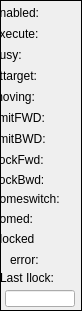
  <widget class="caFrame" name="StatusFrame">
   <property name="geometry">
    <rect>
     <x>232</x>
     <y>8</y>
     <width>82</width>
     <height>311</height>
    </rect>
   </property>
   <property name="minimumSize">
    <size>
     <width>0</width>
     <height>20</height>
    </size>
   </property>
   <property name="frameShape">
    <enum>QFrame::Box</enum>
   </property>
   <widget class="caLabel" name="calabel_65">
    <property name="geometry">
     <rect>
      <x>-7</x>
      <y>130</y>
      <width>69</width>
      <height>18</height>
     </rect>
    </property>
    <property name="minimumSize">
     <size>
      <width>69</width>
      <height>18</height>
     </size>
    </property>
    <property name="text">
     <string>limitBWD:</string>
    </property>
   </widget>
   <widget class="caLabel" name="calabel_56">
    <property name="geometry">
     <rect>
      <x>-7</x>
      <y>25</y>
      <width>69</width>
      <height>18</height>
     </rect>
    </property>
    <property name="minimumSize">
     <size>
      <width>69</width>
      <height>18</height>
     </size>
    </property>
    <property name="text">
     <string>execute:</string>
    </property>
   </widget>
   <widget class="caLabel" name="calabel_52">
    <property name="geometry">
     <rect>
      <x>-7</x>
      <y>4</y>
      <width>69</width>
      <height>18</height>
     </rect>
    </property>
    <property name="minimumSize">
     <size>
      <width>69</width>
      <height>18</height>
     </size>
    </property>
    <property name="text">
     <string>enabled:</string>
    </property>
   </widget>
   <widget class="caLed" name="caled_25">
    <property name="geometry">
     <rect>
      <x>65</x>
      <y>46</y>
      <width>14</width>
      <height>18</height>
     </rect>
    </property>
    <property name="rectangular">
     <bool>true</bool>
    </property>
    <property name="gradientEnabled">
     <bool>false</bool>
    </property>
    <property name="ledWidth">
     <number>12</number>
    </property>
    <property name="ledHeight">
     <number>12</number>
    </property>
    <property name="channel" stdset="0">
     <string notr="true">$(DEV):$(Axis)-Busy</string>
    </property>
    <property name="falseColor">
     <color>
      <red>0</red>
      <green>85</green>
      <blue>0</blue>
     </color>
    </property>
    <property name="trueColor">
     <color>
      <red>170</red>
      <green>0</green>
      <blue>0</blue>
     </color>
    </property>
   </widget>
   <widget class="caLed" name="caled_30">
    <property name="geometry">
     <rect>
      <x>65</x>
      <y>190</y>
      <width>14</width>
      <height>18</height>
     </rect>
    </property>
    <property name="rectangular">
     <bool>true</bool>
    </property>
    <property name="gradientEnabled">
     <bool>false</bool>
    </property>
    <property name="ledWidth">
     <number>12</number>
    </property>
    <property name="ledHeight">
     <number>12</number>
    </property>
    <property name="channel" stdset="0">
     <string notr="true">$(DEV):$(Axis)-HomeSwitch</string>
    </property>
    <property name="falseColor">
     <color>
      <red>0</red>
      <green>0</green>
      <blue>127</blue>
     </color>
    </property>
    <property name="trueColor">
     <color>
      <red>0</red>
      <green>85</green>
      <blue>0</blue>
     </color>
    </property>
   </widget>
   <widget class="caLed" name="caled_33">
    <property name="geometry">
     <rect>
      <x>65</x>
      <y>88</y>
      <width>14</width>
      <height>18</height>
     </rect>
    </property>
    <property name="rectangular">
     <bool>true</bool>
    </property>
    <property name="gradientEnabled">
     <bool>false</bool>
    </property>
    <property name="ledWidth">
     <number>12</number>
    </property>
    <property name="ledHeight">
     <number>12</number>
    </property>
    <property name="channel" stdset="0">
     <string notr="true">$(DEV):$(Axis)-Moving</string>
    </property>
    <property name="falseColor">
     <color>
      <red>160</red>
      <green>160</green>
      <blue>160</blue>
     </color>
    </property>
    <property name="trueColor">
     <color>
      <red>0</red>
      <green>0</green>
      <blue>127</blue>
     </color>
    </property>
   </widget>
   <widget class="caLed" name="caled_27">
    <property name="geometry">
     <rect>
      <x>65</x>
      <y>130</y>
      <width>14</width>
      <height>18</height>
     </rect>
    </property>
    <property name="rectangular">
     <bool>true</bool>
    </property>
    <property name="gradientEnabled">
     <bool>false</bool>
    </property>
    <property name="ledWidth">
     <number>12</number>
    </property>
    <property name="ledHeight">
     <number>12</number>
    </property>
    <property name="channel" stdset="0">
     <string notr="true">$(DEV):$(Axis)-LimBwd</string>
    </property>
    <property name="falseColor">
     <color>
      <red>255</red>
      <green>85</green>
      <blue>0</blue>
     </color>
    </property>
    <property name="trueColor">
     <color>
      <red>0</red>
      <green>85</green>
      <blue>0</blue>
     </color>
    </property>
   </widget>
   <widget class="caLabel" name="calabel_66">
    <property name="geometry">
     <rect>
      <x>-7</x>
      <y>190</y>
      <width>69</width>
      <height>18</height>
     </rect>
    </property>
    <property name="minimumSize">
     <size>
      <width>69</width>
      <height>18</height>
     </size>
    </property>
    <property name="text">
     <string>homeswitch:</string>
    </property>
   </widget>
   <widget class="caLabel" name="calabel_53">
    <property name="geometry">
     <rect>
      <x>-7</x>
      <y>88</y>
      <width>69</width>
      <height>18</height>
     </rect>
    </property>
    <property name="minimumSize">
     <size>
      <width>69</width>
      <height>18</height>
     </size>
    </property>
    <property name="text">
     <string>moving:</string>
    </property>
   </widget>
   <widget class="caLed" name="caled_29">
    <property name="geometry">
     <rect>
      <x>65</x>
      <y>67</y>
      <width>14</width>
      <height>18</height>
     </rect>
    </property>
    <property name="rectangular">
     <bool>true</bool>
    </property>
    <property name="gradientEnabled">
     <bool>false</bool>
    </property>
    <property name="ledWidth">
     <number>12</number>
    </property>
    <property name="ledHeight">
     <number>12</number>
    </property>
    <property name="channel" stdset="0">
     <string notr="true">$(DEV):$(Axis)-AtTarget</string>
    </property>
    <property name="falseColor">
     <color>
      <red>160</red>
      <green>160</green>
      <blue>160</blue>
     </color>
    </property>
    <property name="trueColor">
     <color>
      <red>0</red>
      <green>85</green>
      <blue>0</blue>
     </color>
    </property>
   </widget>
   <widget class="caLed" name="caled_24">
    <property name="geometry">
     <rect>
      <x>65</x>
      <y>25</y>
      <width>14</width>
      <height>18</height>
     </rect>
    </property>
    <property name="rectangular">
     <bool>true</bool>
    </property>
    <property name="gradientEnabled">
     <bool>false</bool>
    </property>
    <property name="ledWidth">
     <number>12</number>
    </property>
    <property name="ledHeight">
     <number>12</number>
    </property>
    <property name="channel" stdset="0">
     <string notr="true">$(DEV):$(Axis)-ExeCmd-RB</string>
    </property>
    <property name="falseColor">
     <color>
      <red>160</red>
      <green>160</green>
      <blue>160</blue>
     </color>
    </property>
    <property name="trueColor">
     <color>
      <red>0</red>
      <green>0</green>
      <blue>127</blue>
     </color>
    </property>
   </widget>
   <widget class="caLabel" name="calabel_51">
    <property name="geometry">
     <rect>
      <x>-7</x>
      <y>67</y>
      <width>69</width>
      <height>18</height>
     </rect>
    </property>
    <property name="minimumSize">
     <size>
      <width>69</width>
      <height>18</height>
     </size>
    </property>
    <property name="text">
     <string>attarget:</string>
    </property>
   </widget>
   <widget class="caLabel" name="calabel_55">
    <property name="geometry">
     <rect>
      <x>-7</x>
      <y>46</y>
      <width>69</width>
      <height>18</height>
     </rect>
    </property>
    <property name="minimumSize">
     <size>
      <width>69</width>
      <height>18</height>
     </size>
    </property>
    <property name="text">
     <string>busy:</string>
    </property>
   </widget>
   <widget class="caLed" name="caled_32">
    <property name="geometry">
     <rect>
      <x>65</x>
      <y>109</y>
      <width>14</width>
      <height>18</height>
     </rect>
    </property>
    <property name="rectangular">
     <bool>true</bool>
    </property>
    <property name="gradientEnabled">
     <bool>false</bool>
    </property>
    <property name="ledWidth">
     <number>12</number>
    </property>
    <property name="ledHeight">
     <number>12</number>
    </property>
    <property name="channel" stdset="0">
     <string notr="true">$(DEV):$(Axis)-LimFwd</string>
    </property>
    <property name="falseColor">
     <color>
      <red>255</red>
      <green>85</green>
      <blue>0</blue>
     </color>
    </property>
    <property name="trueColor">
     <color>
      <red>0</red>
      <green>85</green>
      <blue>0</blue>
     </color>
    </property>
   </widget>
   <widget class="caLed" name="caled_31">
    <property name="geometry">
     <rect>
      <x>65</x>
      <y>210</y>
      <width>14</width>
      <height>18</height>
     </rect>
    </property>
    <property name="rectangular">
     <bool>true</bool>
    </property>
    <property name="gradientEnabled">
     <bool>false</bool>
    </property>
    <property name="ledWidth">
     <number>12</number>
    </property>
    <property name="ledHeight">
     <number>12</number>
    </property>
    <property name="channel" stdset="0">
     <string notr="true">$(DEV):$(Axis)-Homed</string>
    </property>
    <property name="falseColor">
     <color>
      <red>160</red>
      <green>160</green>
      <blue>160</blue>
     </color>
    </property>
    <property name="trueColor">
     <color>
      <red>0</red>
      <green>85</green>
      <blue>0</blue>
     </color>
    </property>
   </widget>
   <widget class="caLabel" name="calabel_54">
    <property name="geometry">
     <rect>
      <x>-7</x>
      <y>210</y>
      <width>69</width>
      <height>18</height>
     </rect>
    </property>
    <property name="minimumSize">
     <size>
      <width>69</width>
      <height>18</height>
     </size>
    </property>
    <property name="text">
     <string>homed:</string>
    </property>
   </widget>
   <widget class="caLabel" name="calabel_49">
    <property name="geometry">
     <rect>
      <x>-7</x>
      <y>109</y>
      <width>69</width>
      <height>18</height>
     </rect>
    </property>
    <property name="minimumSize">
     <size>
      <width>69</width>
      <height>18</height>
     </size>
    </property>
    <property name="text">
     <string>limitFWD:</string>
    </property>
   </widget>
   <widget class="caLed" name="caled_26">
    <property name="geometry">
     <rect>
      <x>65</x>
      <y>4</y>
      <width>14</width>
      <height>18</height>
     </rect>
    </property>
    <property name="rectangular">
     <bool>true</bool>
    </property>
    <property name="gradientEnabled">
     <bool>false</bool>
    </property>
    <property name="ledWidth">
     <number>12</number>
    </property>
    <property name="ledHeight">
     <number>12</number>
    </property>
    <property name="channel" stdset="0">
     <string notr="true">$(DEV):$(Axis)-EnaAct</string>
    </property>
    <property name="falseColor">
     <color>
      <red>160</red>
      <green>160</green>
      <blue>160</blue>
     </color>
    </property>
    <property name="trueColor">
     <color>
      <red>0</red>
      <green>85</green>
      <blue>0</blue>
     </color>
    </property>
   </widget>
   <widget class="caLabel" name="calabel_68">
    <property name="geometry">
     <rect>
      <x>-7</x>
      <y>150</y>
      <width>69</width>
      <height>20</height>
     </rect>
    </property>
    <property name="minimumSize">
     <size>
      <width>69</width>
      <height>18</height>
     </size>
    </property>
    <property name="text">
     <string>IlockFwd:</string>
    </property>
   </widget>
   <widget class="caLed" name="caled_35">
    <property name="geometry">
     <rect>
      <x>65</x>
      <y>150</y>
      <width>14</width>
      <height>18</height>
     </rect>
    </property>
    <property name="rectangular">
     <bool>true</bool>
    </property>
    <property name="gradientEnabled">
     <bool>false</bool>
    </property>
    <property name="ledWidth">
     <number>12</number>
    </property>
    <property name="ledHeight">
     <number>12</number>
    </property>
    <property name="channel" stdset="0">
     <string notr="true">$(DEV):$(Axis)-SumIlockFwd</string>
    </property>
    <property name="falseColor">
     <color>
      <red>0</red>
      <green>85</green>
      <blue>0</blue>
     </color>
    </property>
    <property name="trueColor">
     <color>
      <red>255</red>
      <green>0</green>
      <blue>0</blue>
     </color>
    </property>
    <property name="undefinedColor">
     <color>
      <red>255</red>
      <green>0</green>
      <blue>0</blue>
     </color>
    </property>
   </widget>
   <widget class="caLabel" name="calabel_69">
    <property name="geometry">
     <rect>
      <x>-7</x>
      <y>170</y>
      <width>69</width>
      <height>20</height>
     </rect>
    </property>
    <property name="minimumSize">
     <size>
      <width>69</width>
      <height>18</height>
     </size>
    </property>
    <property name="text">
     <string>IlockBwd:</string>
    </property>
   </widget>
   <widget class="caLed" name="caled_36">
    <property name="geometry">
     <rect>
      <x>65</x>
      <y>170</y>
      <width>14</width>
      <height>18</height>
     </rect>
    </property>
    <property name="rectangular">
     <bool>true</bool>
    </property>
    <property name="gradientEnabled">
     <bool>false</bool>
    </property>
    <property name="ledWidth">
     <number>12</number>
    </property>
    <property name="ledHeight">
     <number>12</number>
    </property>
    <property name="channel" stdset="0">
     <string notr="true">$(DEV):$(Axis)-SumIlockBwd</string>
    </property>
    <property name="falseColor">
     <color>
      <red>0</red>
      <green>85</green>
      <blue>0</blue>
     </color>
    </property>
    <property name="trueColor">
     <color>
      <red>255</red>
      <green>0</green>
      <blue>0</blue>
     </color>
    </property>
    <property name="undefinedColor">
     <color>
      <red>255</red>
      <green>0</green>
      <blue>0</blue>
     </color>
    </property>
   </widget>
   <widget class="caLed" name="caled_15">
    <property name="geometry">
     <rect>
      <x>64</x>
      <y>252</y>
      <width>16</width>
      <height>16</height>
     </rect>
    </property>
    <property name="rectangular">
     <bool>true</bool>
    </property>
    <property name="gradientEnabled">
     <bool>false</bool>
    </property>
    <property name="ledWidth">
     <number>12</number>
    </property>
    <property name="ledHeight">
     <number>12</number>
    </property>
    <property name="channel" stdset="0">
     <string notr="true">$(DEV):$(Axis)-ErrId</string>
    </property>
    <property name="falseColor">
     <color>
      <red>0</red>
      <green>85</green>
      <blue>0</blue>
     </color>
    </property>
    <property name="trueColor">
     <color>
      <red>0</red>
      <green>0</green>
      <blue>0</blue>
     </color>
    </property>
    <property name="undefinedColor">
     <color>
      <red>255</red>
      <green>0</green>
      <blue>0</blue>
     </color>
    </property>
    <property name="trueValue">
     <string notr="true"/>
    </property>
    <property name="falseValue">
     <string notr="true">0</string>
    </property>
   </widget>
   <widget class="caLabel" name="calabel_21">
    <property name="geometry">
     <rect>
      <x>10</x>
      <y>250</y>
      <width>51</width>
      <height>20</height>
     </rect>
    </property>
    <property name="maximumSize">
     <size>
      <width>16777215</width>
      <height>22</height>
     </size>
    </property>
    <property name="text">
     <string>error:</string>
    </property>
   </widget>
   <widget class="caLed" name="caled_28">
    <property name="geometry">
     <rect>
      <x>65</x>
      <y>230</y>
      <width>14</width>
      <height>18</height>
     </rect>
    </property>
    <property name="rectangular">
     <bool>true</bool>
    </property>
    <property name="gradientEnabled">
     <bool>false</bool>
    </property>
    <property name="ledWidth">
     <number>12</number>
    </property>
    <property name="ledHeight">
     <number>12</number>
    </property>
    <property name="channel" stdset="0">
     <string notr="true">$(DEV):$(Axis)-Blocked</string>
    </property>
    <property name="falseColor">
     <color>
      <red>0</red>
      <green>85</green>
      <blue>0</blue>
     </color>
    </property>
    <property name="trueColor">
     <color>
      <red>170</red>
      <green>0</green>
      <blue>0</blue>
     </color>
    </property>
   </widget>
   <widget class="caLabel" name="calabel_57">
    <property name="geometry">
     <rect>
      <x>-7</x>
      <y>230</y>
      <width>69</width>
      <height>18</height>
     </rect>
    </property>
    <property name="minimumSize">
     <size>
      <width>69</width>
      <height>18</height>
     </size>
    </property>
    <property name="text">
     <string>blocked</string>
    </property>
   </widget>
   <widget class="caLabel" name="calabel_67">
    <property name="geometry">
     <rect>
      <x>0</x>
      <y>270</y>
      <width>56</width>
      <height>16</height>
     </rect>
    </property>
    <property name="maximumSize">
     <size>
      <width>16777215</width>
      <height>16</height>
     </size>
    </property>
    <property name="text">
     <string>Last Ilock:</string>
    </property>
   </widget>
   <widget class="caLineEdit" name="calineedit_7">
    <property name="geometry">
     <rect>
      <x>5</x>
      <y>290</y>
      <width>70</width>
      <height>17</height>
     </rect>
    </property>
    <property name="channel" stdset="0">
     <string notr="true">$(DEV):$(Axis)-IlockShrtTxt</string>
    </property>
    <property name="colorMode">
     <enum>caLineEdit::Default</enum>
    </property>
    <property name="alarmHandling">
     <enum>caLineEdit::onBackground</enum>
    </property>
    <property name="precisionMode">
     <enum>caLineEdit::User</enum>
    </property>
   </widget>
  </widget>
